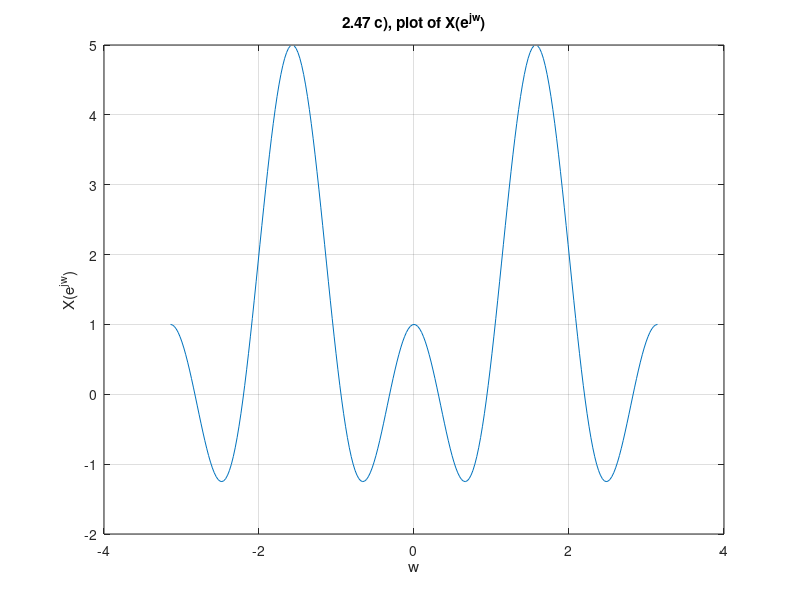

Write MATLAB code to recreate this figure.
w0 = pi/2;
L = 2*pi/w0;
X = zeros(1,257);
w = -pi:pi/128:pi;

for i = 1:1:257
    X(i) = 0.5*(sin((w(i)-w0)*(L+0.5))/sin((w(i)-w0)/2))+0.5*(sin((w(i)+w0)*(L+0.5))/sin((w(i)+w0)/2));
end


figure
plot(w,X)
grid on
title('2.47 c), plot of X(e^j^w)')
xlabel('w')
ylabel('X(e^j^w)')